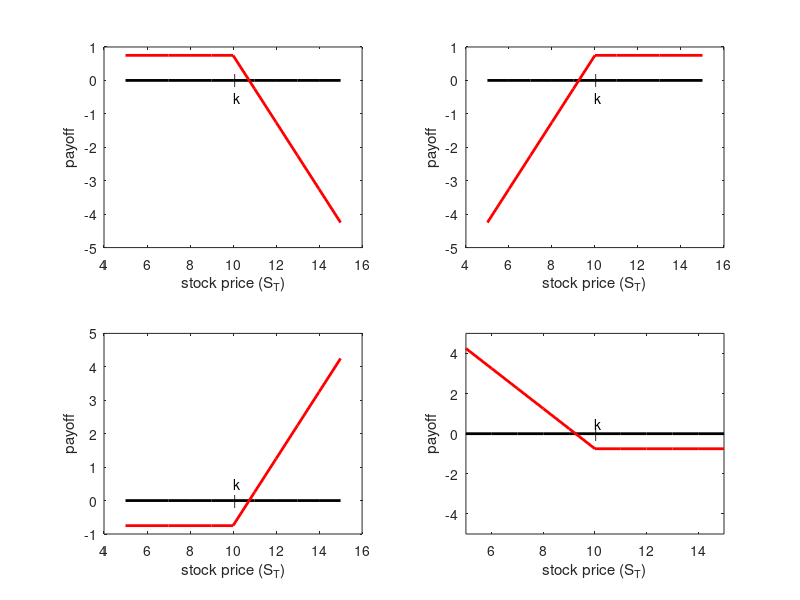

Write MATLAB code to recreate this figure.
x=5:15;
y=0*x;
subplot(2,2,1)
plot(x,y,'k-','linewidth',2)
hold on
s1=.75-max(x-10,0)
plot(x,s1,'r-','linewidth',2)
text(10,-.5,'k')
text(10,0,'|')
xlabel('stock price (S_T)')
ylabel('payoff')
subplot(2,2,2)
plot(x,y,'k-','linewidth',2)
hold on
s1=.75-max(10-x,0)
plot(x,s1,'r-','linewidth',2)
text(10,-.5,'k')
text(10,0,'|')
xlabel('stock price (S_T)')
ylabel('payoff')
subplot(2,2,3)
plot(x,y,'k-','linewidth',2)
hold on
s1=-.75+max(x-10,0)
plot(x,s1,'r-','linewidth',2)
text(10,.5,'k')
text(10,0,'|')
xlabel('stock price (S_T)')
ylabel('payoff')
subplot(2,2,4)
plot(x,y,'k-','linewidth',2)
hold on
s1=-.75+max(10-x,0)
plot(x,s1,'r-','linewidth',2)

axis([5 15  -5  5])
text(10,.5,'k')
text(10,0,'|')
xlabel('stock price (S_T)')
ylabel('payoff')